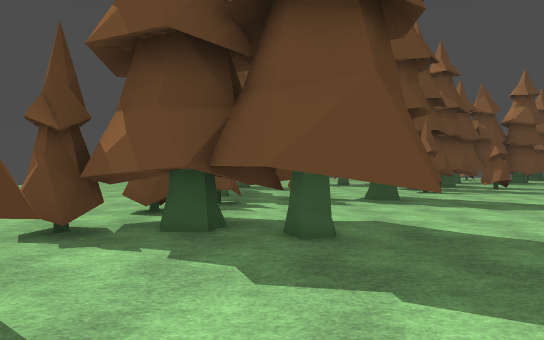
[1] (above)

23 first-person views from a walk through a level from a Godot 3-D game. The camera is 1.5 m above the floor, looks level and sees 75° across. The floor is counted in squares, 2 m on a side. Each view is taken from the middle of a square. On the plan, view 1 faces up. The plan holds only what a view shows up to about 11 squares ahead; the rest is blank. The place goes on beyond the plan. Some surface patterns are stand-ins.

[2]
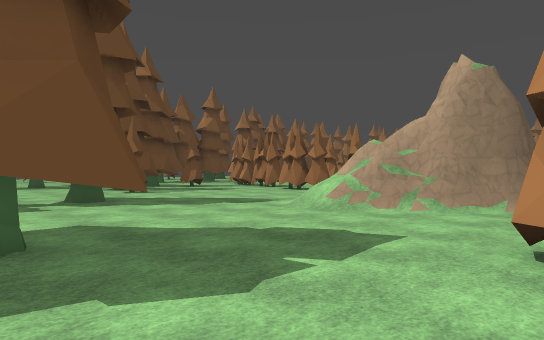

[3]
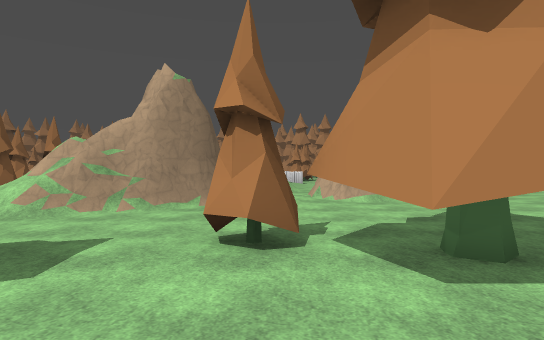

[4]
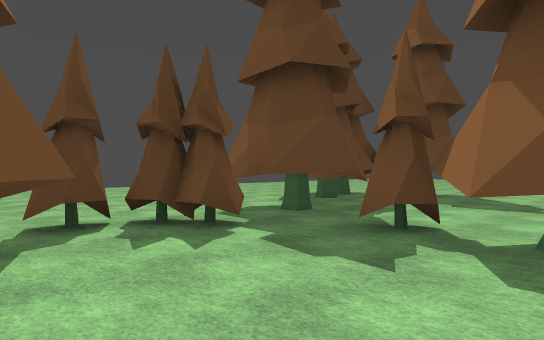

[5]
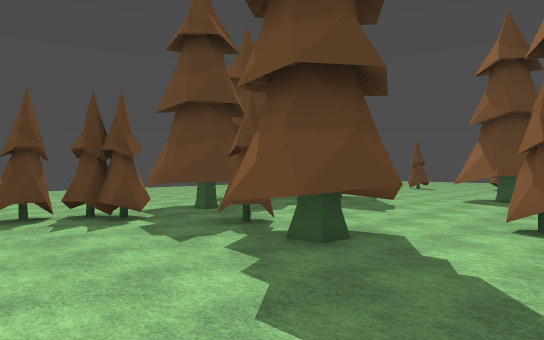

[6]
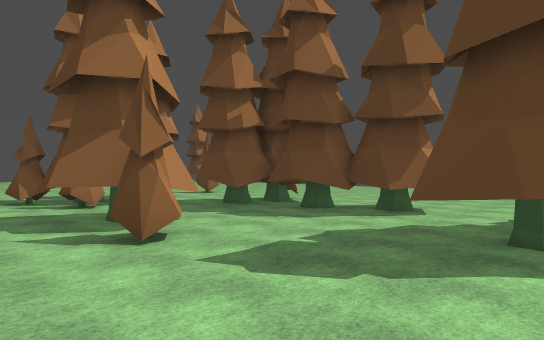

[7]
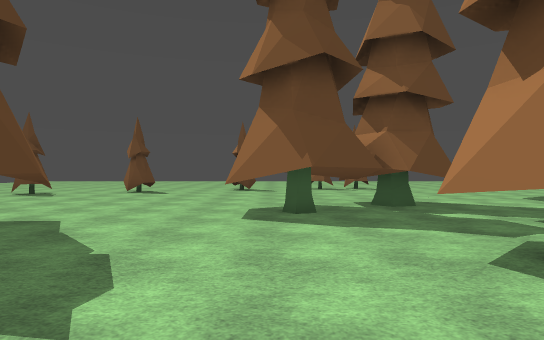

[8]
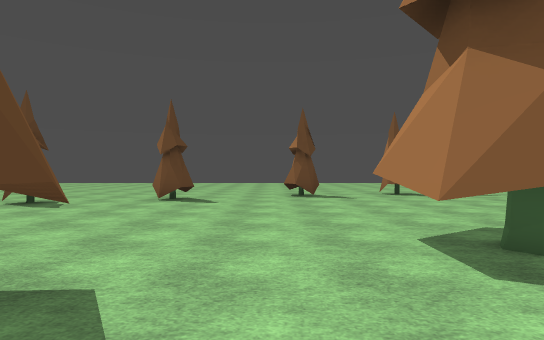

[9]
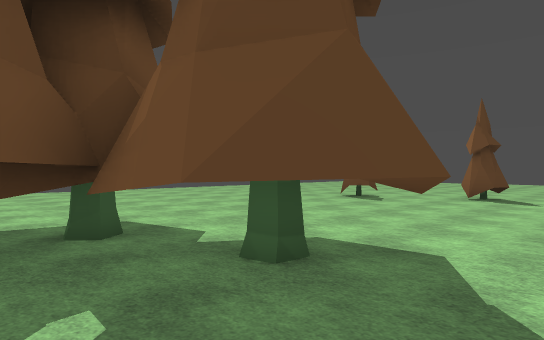

[10]
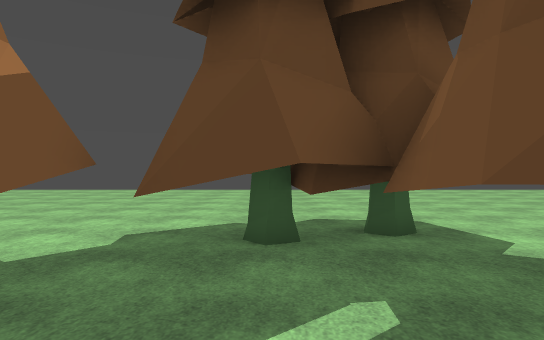

[11]
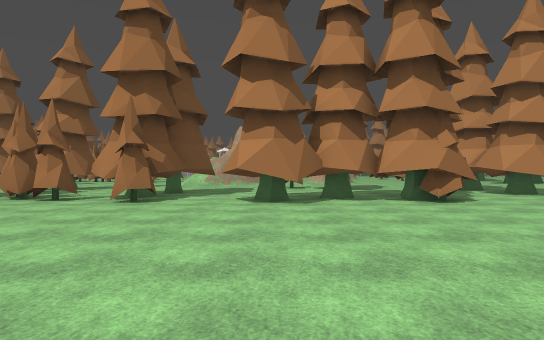

[12]
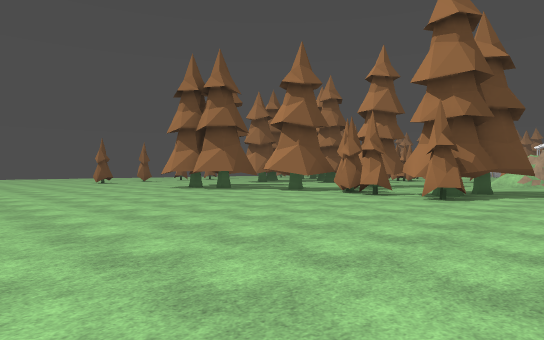

[13]
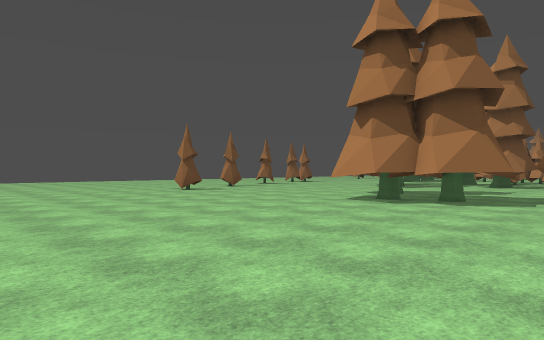

[14]
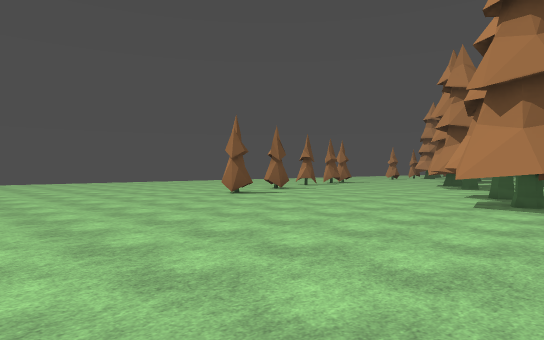

[15]
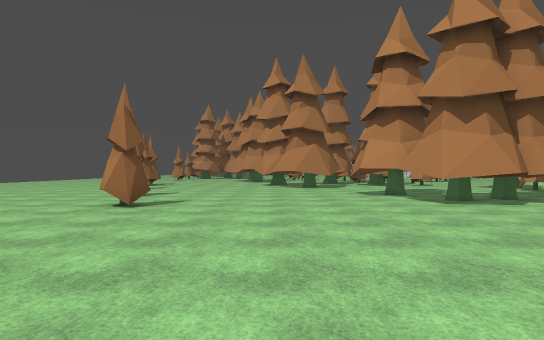

[16]
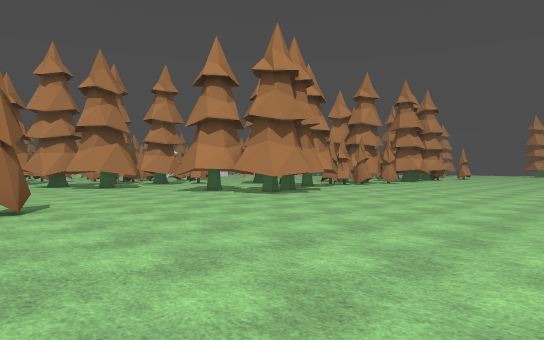

[17]
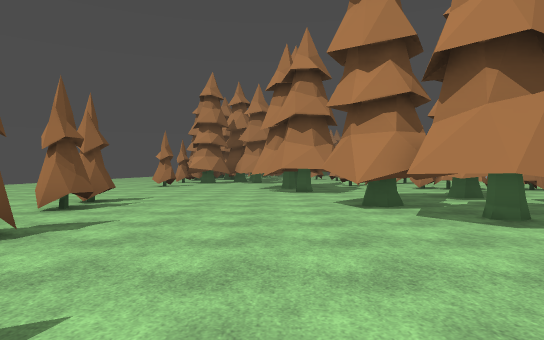

[18]
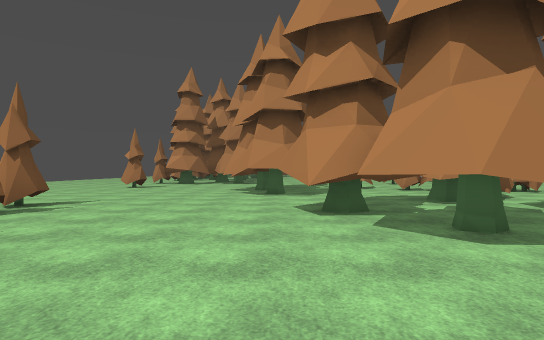

[19]
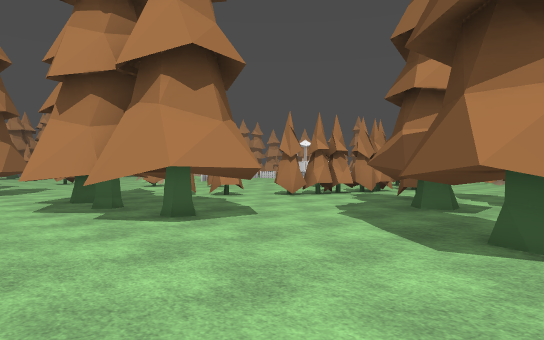

[20]
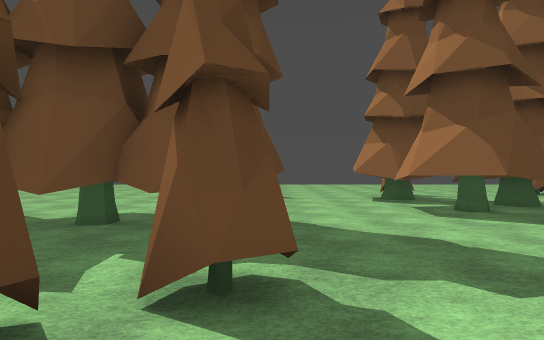

[21]
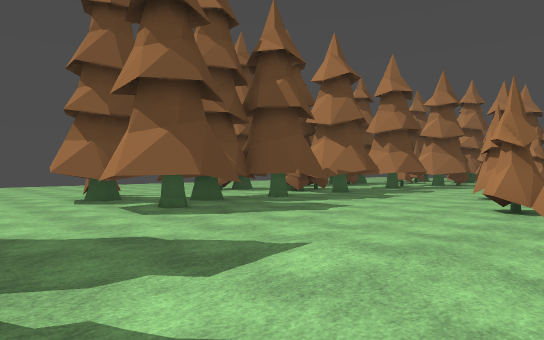

[22]
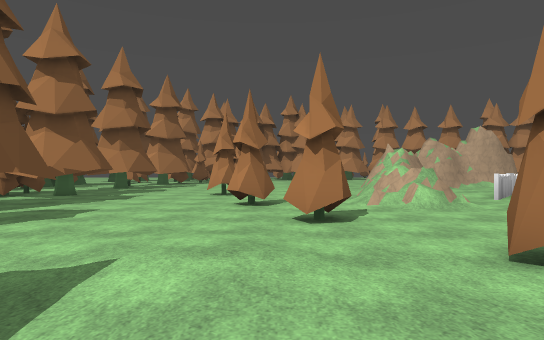

[23]
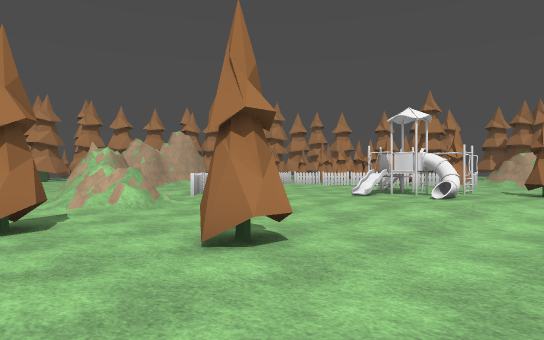

### Floor plan
Key: @ floor where view 1 was taken; # wall or solid block; . main floor; : floor 0.25 m higher than the main floor; + floor 0.5 m higher than the main floor; * floor 1.25 m higher than the main floor; / step, stairs or slope; = window, fence, low wall or low ledge; ^ raised ledge; T tree; F fence; O other object.
Columns run from 12 left of view 1 to 26 right of it. Each row starts with its distance up from view 1.
 23 ..........TT.............  ...OTT# T.TO
 22  ......TT.....................#T ###T#T
 21 ......................#T##T...T#T.TT.TT
 20 ..................T..TTTTT##...........
 19 ................TT#...#TT.T............
 18  ..............####...................T
 17 ...............#T...T......T..:....T..T
 16 ..........TT....T..TT....TT..::....T...
 15 ........TT T#.....T T...T  .:...T..
 14 ........#TT#.....TTT.T..T  ...T....//.
 13 ........#T#......# ....    ...T.../===#
 12 .........#T......T ....    ......./=*==
 11  .........TT.........       ../.::.../
 10 .........T##T.TT.....       //::::  F/
  9  .........##TT##T...        /+::::   O
  8  .........TT..T#.....       :  ..:
  7  .........T..........       :..../
  6  .........TT........         .=..^
  5 ..........#T##....//         .###
  4 .........T##T#T...#^         T.
  3 ............T#.....#         T
  2  ........T#........##
  1 .........T#T........#
  0    .......TT@...T..
 -1    .......##..T#T....##
 -2     ......#T..#T#....#
 -3       ...TT#T.  T....
 -4        ...T    O...

Where each view was taken, in squares from view 1:
view 1: 0 up, 0 right, facing up
view 2: 0 up, 0 right, facing up-right
view 3: 0 up, 0 right, facing right
view 4: 5 up, 3 right, facing up-left
view 5: 5 up, 6 right, facing up-left
view 6: 5 up, 6 right, facing down-left
view 7: 11 up, 3 right, facing up
view 8: 14 up, 1 right, facing up
view 9: 13 up, 1 right, facing up-left
view 10: 13 up, 1 right, facing left
view 11: 1 up, 11 left, facing right
view 12: 1 up, 12 left, facing up-right
view 13: 10 up, 12 left, facing up-right
view 14: 13 up, 12 left, facing up-right
view 15: 19 up, 12 left, facing right
view 16: 23 up, 12 left, facing down-right
view 17: 21 up, 2 left, facing right
view 18: 20 up, 1 left, facing right
view 19: 23 up, 5 right, facing down-right
view 20: 15 up, 15 right, facing up
view 21: 15 up, 15 right, facing up-right
view 22: 16 up, 15 right, facing right
view 23: 16 up, 15 right, facing down-right
